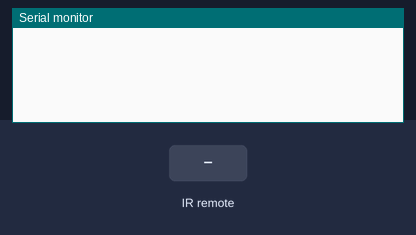
This sketch was run on a simulated Arduino Uno, built with avr-gcc and run on an emulated ATmega328P. Shown: the last lines printed to the serial monitor. Inputs (shaded band) come from the test bench.

Above: at 1.2 s.
1.3 s: infrared code 0x20DF40BF received
At 2.5 s:
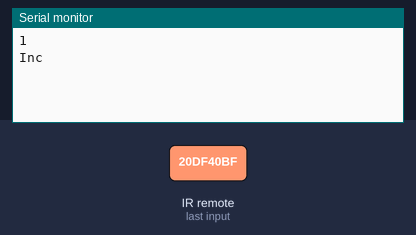
2.8 s: infrared code 0x20DFC03F received
At 3.2 s:
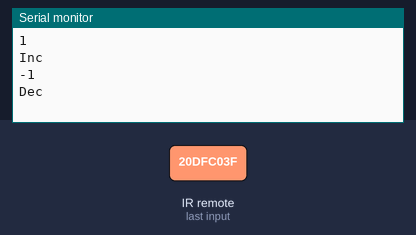

Measured:
- after the input at 1.3 s, the serial monitor: prints a new line at once (image 1)
- after the input at 2.8 s, the serial monitor: prints a new line at once (image 2)

The sketch:

remoteTransistorTest.ino
```cpp
#include <IRremote.h>

// Note: Right speaker channel = channel 1 on pot, Left = channel 0

const int IRpin = 9;
const int UCpin = 7;
const int DCpin = 8;
const int MUTEpin = 13;

const unsigned long volUP = 551502015;
const unsigned long volDOWN = 551534655;
const unsigned long HOLD = 4294967295;

int state = 0;  // -1 for decreasing volume, 1 for increasing

IRrecv irrecv(IRpin);

decode_results results;


 void setup() {
  pinMode(UCpin, OUTPUT);
  pinMode(UCpin, LOW);

  pinMode(DCpin, OUTPUT);
  pinMode(DCpin, LOW);

  pinMode(MUTEpin, OUTPUT);
  pinMode(MUTEpin, LOW);

  Serial.begin(9600);
  irrecv.enableIRIn(); // Start the receiver

}


void loop(){

    if (irrecv.decode(&results)) {

    state = getState(results.value);
    Serial.println(state);

    switch (state){
      case 1:
        incVolume();
      break;

      case -1:
        decVolume();
      break;

    }


    irrecv.resume(); // Receive the next value
  }

  delay(50);


}


void incVolume(){
  Serial.println("Inc");
  digitalWrite(UCpin, HIGH);
  delay(10);
  digitalWrite(UCpin, LOW);
}


void decVolume(){
  Serial.println("Dec");
  digitalWrite(DCpin, HIGH);
  delay(10);
  digitalWrite(DCpin, LOW);
}

int getState(unsigned long result){

    //Serial.println(result);
    switch (result){
      case volUP:
        state = 1;
      break;

      case volDOWN:
        state = -1;
      break;

      case HOLD:
        if (state == 1){
          state = 1;
        }
        if (state == -1){
          state = -1;
        }
      break;

    }

    return state;

}
```
